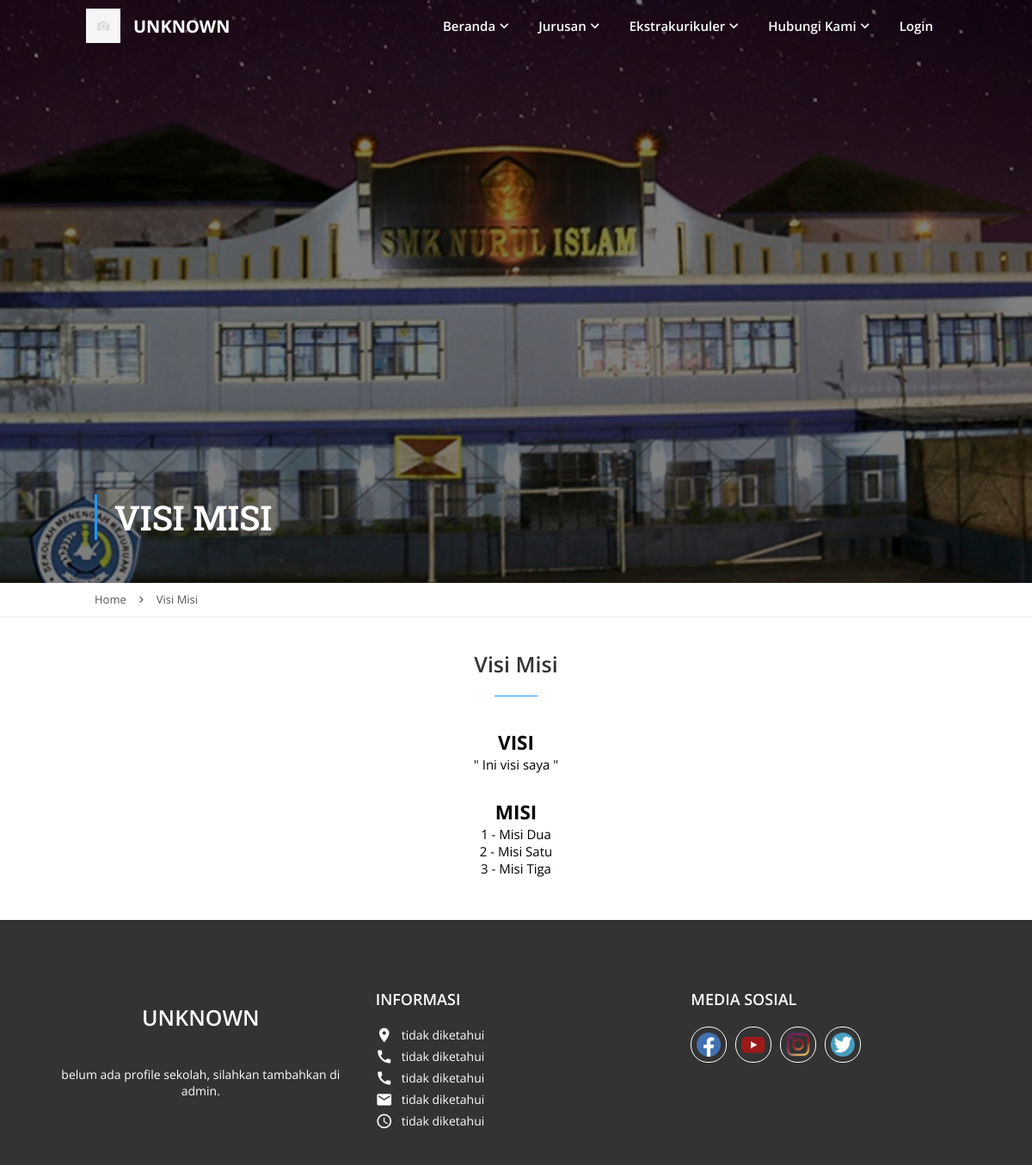
/index.php/vm/show, run on the app's committed database.
### tables this page shows
CREATE TABLE `vm` (
  `id` bigint(20) UNSIGNED NOT NULL,
  `type` varchar(255) NOT NULL,
  `value` varchar(255) NOT NULL,
  `created_at` timestamp NULL DEFAULT NULL,
  `updated_at` timestamp NULL DEFAULT NULL
);

### application/controllers/Vm.php (called while the page is built, shortened)
<?php
class Vm extends CI_Controller {
    public function show() {
		$datas = $this->db->get('vm')->result();
		$visi = [];
		$misi = [];
		foreach($datas as $data) {
			if ($data->type == 'visi') {
				array_push($visi, $data);
			} else {
				array_push($misi, $data);
			}
		}
		if (count($datas) == 0) {
			echo "halaman tidak ditemukan, silahkan tambahkan visi misi di admin.";
			return;
		} else {
			$this->load->view('pages/layout', [
				'title' => 'Visi Misi',
				'page' => 'vm/show',
				'visi' => $visi,
				'misi' => $misi,
				'majors' => $this->dataMajor(),
				'profile' => $this->dataProfile(),
				'extras' => $this->dataExtra()
			]);
		}
	}
	private function dataExtra() {
		$result = $this->db->get('extra');
		return $result->result();
	}
	private function dataMajor() {
		$result = $this->db->get('major');
		return $result->result();
	}
	private function dataProfile() {
		$result = $this->db->get('profile');
		if (count($result->result()) != 0) {
			$output = $result->result()[0];
			$output->facebook = !preg_match('/http/', $output->facebook) ? 'https://'.$output->facebook : $output->facebook;
			$output->youtube = !preg_match('/http/', $output->youtube) ? 'https://'.$output->youtube : $output->youtube;
			$output->instagram = !preg_match('/http/', $output->instagram) ? 'https://'.$output->instagram : $output->instagram;
			$output->twitter = !preg_match('/http/', $output->twitter) ? 'https://'.$output->twitter : $output->twitter;
			return $output;
		} else {
			return [];
		}
	}
}

### index.php (called while the page is built, shortened)
<?php
require_once BASEPATH.'core/CodeIgniter.php';

### application/views/pages/vm/show.php (the view)
<div style="margin-bottom: 30px; text-align: center">
    <h2>VISI</h2>
    <?php foreach($visi as $item) : ?>
        <span>" <?= $item->value ?> "</span>
    <?php endforeach; ?>
</div>
<div style="margin-bottom: 20px; text-align: center">
    <h2>MISI</h2>
    <?php foreach($misi as $i => $item) : ?>
        <div><?= $i+1 ?> - <?= $item->value ?></div>
    <?php endforeach; ?>
</div>

### css/home.css (style rules this page uses)
* { margin: 0; font-family: 'Open Sans', sans-serif; }

### data on the page
vm: value "Ini visi saya"
vm: value "Misi Dua"
vm: value "Misi Satu"
vm: value "Misi Tiga"

### other printed values
$profile->name "UNKNOWN"
$title "VISI MISI"
$title "Visi Misi"
$profile->text "belum ada profile sekolah, silahkan tambahkan di admin."
$profile->address "tidak diketahui"
$profile->phone "tidak diketahui"
$profile->wa "tidak diketahui"
$profile->email "tidak diketahui"
$profile->schedule "tidak diketahui"
